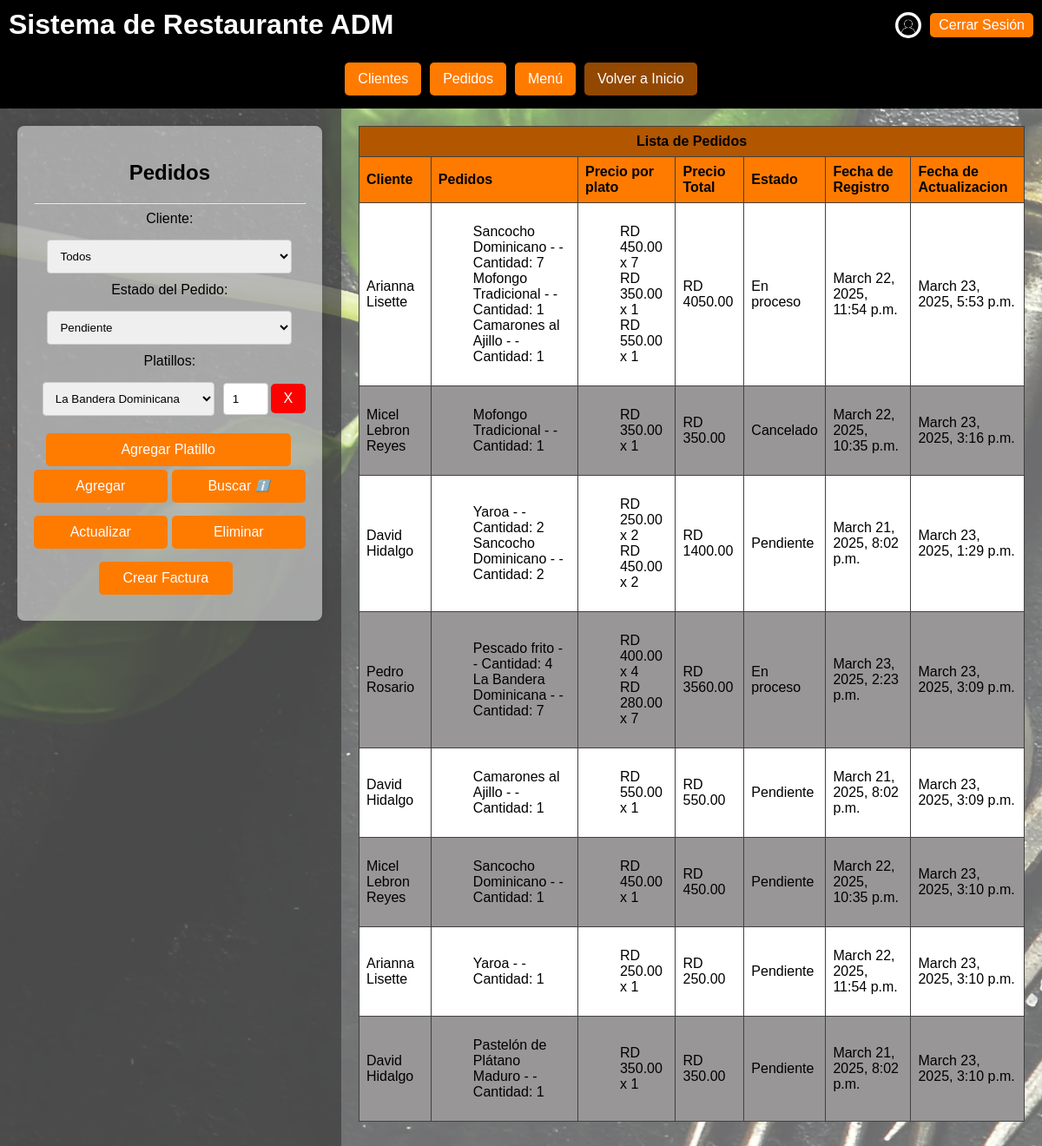
The page /home/orders/ (signed in) on the database its author committed.
### Web_Restaurante/models.py (models this page shows, shortened)
class Order(models.Model):
    ESTADO_CHOICES = [
        ('Pendiente', 'Pendiente'),
        ('En proceso', 'En proceso'),
        ('Listo', 'Listo'),
        ('Cancelado', 'Cancelado'),
    ]
    cliente = models.ForeignKey(Cliente, on_delete=models.CASCADE)
    platillos = models.ManyToManyField(Menu, through='OrderDetail')
    estado = models.CharField(max_length=20, choices=ESTADO_CHOICES)
    fecha_registro = models.DateTimeField(auto_now_add=True)  # Fecha y hora de creación
    fecha_actualizacion = models.DateTimeField(auto_now=True)  # Fecha y hora de actualización

class Cliente(models.Model):
    nombre = models.CharField(max_length=100)
    telefono = models.CharField(max_length=15)
    correo = models.EmailField()
    fecha_registro = models.DateTimeField(auto_now_add=True)  # Fecha y hora de creación

class OrderDetail(models.Model):
    order = models.ForeignKey(Order, on_delete=models.CASCADE)
    menu = models.ForeignKey(Menu, on_delete=models.CASCADE)
    cantidad = models.PositiveIntegerField()

class Menu(models.Model):
    nombre = models.CharField(max_length=100)
    descripcion = models.TextField()
    precio = models.DecimalField(max_digits=5, decimal_places=2)

### Web_Restaurante/views.py (the view)
# urls.py: path('home/orders/', views.order_view, name='orders'),
@login_required
@cache_control(no_cache=True, must_revalidate=True, no_store=True)
def order_view(request):
    buscar_form = BuscarOrderForm(request.GET)
    orders = Order.objects.all()
    order_form = OrderForm()
    order_detail_form = OrderDetailForm()
    for order in orders:
        total_precio = sum(detail.menu.precio * detail.cantidad for detail in order.orderdetail_set.all())
        order.total_precio = total_precio
    if request.method == 'POST':
        if 'actualizar' in request.POST:
            order_id = request.POST.get('order_id')
            if order_id:
                order = get_object_or_404(Order, pk=order_id)
                order_form = OrderForm(request.POST, instance=order)
                if order_form.is_valid():
                    order = order_form.save()
                    OrderDetail.objects.filter(order=order).delete()
                    for menu_id, cantidad in zip(request.POST.getlist('menu'), request.POST.getlist('cantidad')):
                        OrderDetail.objects.create(order=order, menu_id=menu_id, cantidad=cantidad)
                    return redirect('orders')
        elif 'eliminar' in request.POST:
            order_id = request.POST.get('order_id')
            if order_id:
                order = get_object_or_404(Order, pk=order_id)
                order.delete()
                return redirect('orders')
        elif 'buscar' in request.POST:
            cliente_id = request.POST.get('cliente')
            if cliente_id != 'todos':
                orders = orders.filter(cliente_id=cliente_id)
        else:
            order_form = OrderForm(request.POST)
            if order_form.is_valid():
                order = order_form.save()
                for menu_id, cantidad in zip(request.POST.getlist('menu'), request.POST.getlist('cantidad')):
                    OrderDetail.objects.create(order=order, menu_id=menu_id, cantidad=cantidad)
                return redirect('orders')
    else:
        order_form = OrderForm()
    if buscar_form.is_valid():
        cliente_id = buscar_form.cleaned_data['cliente']
        if cliente_id:
            orders = orders.filter(cliente_id=cliente_id)
    return render(request, 'orders.html', {'order_form': order_form, 'order_detail_form': order_detail_form, 'buscar_form': buscar_form, 'orders': orders, 'clientes': Cliente.objects.all(), 'menus': Menu.objects.all()})

### Web_Restaurante/forms.py
class OrderForm(forms.ModelForm):
    class Meta:
        model = Order
        fields = ['cliente', 'estado']

class OrderDetailForm(forms.ModelForm):
    class Meta:
        model = OrderDetail
        fields = ['menu', 'cantidad']

### Web_Restaurante/templates/orders.html (shortened to what this page needs)
{% extends "client.html" %}
{% load static %}
{% block sidebar_content %}
    <div class="orders-content">
        <h2>Pedidos</h2>
        <hr>
        <form method="post" id="order-form">
            <label for="order_cliente">Cliente:</label>
            <select name="cliente" id="order_cliente">
                <option value="todos">Todos</option>
            </select>
            <label for="order_estado">Estado del Pedido:</label>
            <select name="estado" id="order_estado">
                <option value="Pendiente">Pendiente</option>
            </select>
            <div id="order-details">
                <label for="order_platillo">Platillos:</label>
                <div id="order-platillos">
                    <div class="order-platillo">
                        <select name="menu" class="menu-select" id="order_the_menu">
                            {% for menu in menus %}
                                <option value="{{ menu.id }}">{{ menu.nombre }}</option>
                            {% endfor %}
                        </select>
                        <input type="number" name="cantidad" min="1" value="1" class="menu-cantidad">
                        <button type="button" class="remove-platillo">X</button>
                    </div>
                </div>
                <button type="button" id="add-platillo" class="btn-add-dish">Agregar Platillo</button>
            </div>
            <ul class="sidebar-btn-list">
                <li><button type="submit" class="btn-sidebar" name="agregar">Agregar</button></li>
                <li>
                    <button type="submit" class="btn-sidebar" name="buscar">
                        Buscar
                        <span class="tooltip">
                            <i class="info-icon">ℹ️</i>
                        </span>
                    </button>
                </li>
                <li><button type="submit" class="btn-sidebar" name="actualizar">Actualizar</button></li>
                <li><button type="submit" class="btn-sidebar" name="eliminar">Eliminar</button></li>
                <li><button type="button" class="btn_invoice" id="create-invoice">Crear Factura</button></li>
            </ul>
        </form>
    </div>
{% endblock %}
{% block table_content %}
    <table class="orders-table">
        <thead>
            <tr>
                <th colspan="10" style="text-align: center; background-color: #b25600;">Lista de Pedidos</th>
            </tr>
            <tr>
                <th>Cliente</th>
                <th>Pedidos</th>
                <th>Precio por plato</th>
                <th>Precio Total</th>
                <th>Estado</th>
                <th>Fecha de Registro</th>
                <th>Fecha de Actualizacion</th>
            </tr>
        </thead>
        <tbody>
            {% for order in orders %}
            <tr onclick="fillOrderForm('{{ order.id }}', '{{ order.cliente.id }}', '{{ order.estado }}', [{% for detail in order.orderdetail_set.all %}{ menu_id: '{{ detail.menu.id }}', menu_nombre: '{{ detail.menu.nombre }}', cantidad: '{{ detail.cantidad }}' }{% if not forloop.last %},{% endif %}{% endfor %}])">
                <td>{{ order.cliente.nombre }}</td>
                <td>
                    <ul class="non-vignette">
                        {% for detail in order.orderdetail_set.all %}
                            <li>{{ detail.menu.nombre }} - - Cantidad: {{ detail.cantidad }}</li>
                        {% endfor %}
                    </ul>
                </td>
                <td>
                    <ul class="non-vignette">
                        {% for detail in order.orderdetail_set.all %}
                            <li>RD {{ detail.menu.precio }} x {{ detail.cantidad }}</li>
                        {% endfor %}
                    </ul>
                </td>
                <td>RD {{ order.total_precio }}</td>
                <td>{{ order.estado }}</td>
                <td>{{ order.cliente.fecha_registro }}</td>
                <td>{{ order.fecha_actualizacion }}</td>
            </tr>
            {% endfor %}
        </tbody>
    </table>
{% endblock %}

### Web_Restaurante/templates/client.html (shortened to what this page needs)
{% extends 'home.html' %}
{% load static %}
{% block btn-header-content %}<a href="{% url 'home' %}" class="btn-inicio">Volver a Inicio</a>{% endblock %}
{% block content %}
    <div class="sidebar">
        <div class="form-container">
            {% block sidebar_content %}{% endblock %}
        </div>
    </div>
    <div class="content">
        {% block table_content %}{% endblock %}
    </div>
{% endblock %}

### Web_Restaurante/templates/home.html (shortened to what this page needs)
<!DOCTYPE html>
<html lang="es">
<head>
   {% load static %}
   <link rel="stylesheet" href="{% static 'css/base_style.css' %}?v=1.1">
   <link rel="stylesheet" href="{% static 'css/sidebar_style.css' %}?v=1.1">
</head>
<body>
    <div class="header">
        <h1>Sistema de Restaurante ADM</h1>
        <div class="user-info">
            <img src="{% static 'images/icon_perfil.webp' %}" alt="User">
            <a href="{% url 'logout' %}" class="btn-logout">Cerrar Sesión</a>
        </div>
    </div>
    <div class="header-buttons">
        <a href="{% url 'client' %}" class="btn">Clientes</a>
        <a href="{% url 'orders' %}" class="btn">Pedidos</a>
        <a href="{% url 'menu' %}" class="btn">Menú</a>
        {% block btn-header-content %}
        {% endblock %}
    </div>
    <div class="container">
        {% block content %}{% endblock %}
    </div>
</body>
</html>

### Web_Restaurante/static/css/base_style.css (style rules this page uses)
body { margin: 0; font-family: sans-serif; background-image: url('../images/background.webp'); background-size: auto; background-color: #000000; background-repeat: no-repeat; height: 100vh; }
.header { background-color: #000000; color: white; padding: 10px; display: flex; justify-content: space-between; align-items: center; text-align: center; }
.header h1 { margin: 0; cursor: default; }
.header-buttons { background-color: #000000; display: flex; justify-content: center; align-items: center; padding: 10px; }
.btn { background-color: #ff7b00; color: white; padding: 10px 15px; margin: 5px; border-radius: 5px; text-decoration: none; font-size: 16px; cursor: pointer; }
.btn-inicio { background-color: #934802; color: white; padding: 10px 15px; margin: 5px; border-radius: 5px; text-decoration: none; font-size: 16px; cursor: pointer; display: flex; align-items: center; }
.user-info { display: flex; align-items: center; }
.user-info img { width: 30px; height: 30px; border-radius: 50%; margin-right: 10px; }
.btn-logout { background-color: #ff7b00; color: white; padding: 5px 10px; border-radius: 5px; border: none; cursor: pointer; text-decoration: none; }
.container { display: flex; height: calc(100vh - 160px); }

### rows shown on the page
Order: cliente.nombre "Arianna Lisette", total_precio "4050.00", estado "En proceso", cliente.fecha_registro "March 22, 2025, 11:54 p.m.", fecha_actualizacion "March 23, 2025, 5:53 p.m."
OrderDetail: menu.nombre "Sancocho Dominicano", cantidad "7", menu.precio "450.00"
OrderDetail: menu.nombre "Mofongo Tradicional", cantidad "1", menu.precio "350.00"
OrderDetail: menu.nombre "Camarones al Ajillo", cantidad "1", menu.precio "550.00"
Order: cliente.nombre "Micel Lebron Reyes", total_precio "350.00", estado "Cancelado", cliente.fecha_registro "March 22, 2025, 10:35 p.m.", fecha_actualizacion "March 23, 2025, 3:16 p.m."
OrderDetail: menu.nombre "Mofongo Tradicional", cantidad "1", menu.precio "350.00"
Order: cliente.nombre "David Hidalgo", total_precio "1400.00", estado "Pendiente", cliente.fecha_registro "March 21, 2025, 8:02 p.m.", fecha_actualizacion "March 23, 2025, 1:29 p.m."
OrderDetail: menu.nombre "Yaroa", cantidad "2", menu.precio "250.00"
OrderDetail: menu.nombre "Sancocho Dominicano", cantidad "2", menu.precio "450.00"
Order: cliente.nombre "Pedro Rosario", total_precio "3560.00", estado "En proceso", cliente.fecha_registro "March 23, 2025, 2:23 p.m.", fecha_actualizacion "March 23, 2025, 3:09 p.m."
OrderDetail: menu.nombre "Pescado frito", cantidad "4", menu.precio "400.00"
OrderDetail: menu.nombre "La Bandera Dominicana", cantidad "7", menu.precio "280.00"
Order: cliente.nombre "David Hidalgo", total_precio "550.00", estado "Pendiente", cliente.fecha_registro "March 21, 2025, 8:02 p.m.", fecha_actualizacion "March 23, 2025, 3:09 p.m."
OrderDetail: menu.nombre "Camarones al Ajillo", cantidad "1", menu.precio "550.00"
Order: cliente.nombre "Micel Lebron Reyes", total_precio "450.00", estado "Pendiente", cliente.fecha_registro "March 22, 2025, 10:35 p.m.", fecha_actualizacion "March 23, 2025, 3:10 p.m."
OrderDetail: menu.nombre "Sancocho Dominicano", cantidad "1", menu.precio "450.00"
Order: cliente.nombre "Arianna Lisette", total_precio "250.00", estado "Pendiente", cliente.fecha_registro "March 22, 2025, 11:54 p.m.", fecha_actualizacion "March 23, 2025, 3:10 p.m."
OrderDetail: menu.nombre "Yaroa", cantidad "1", menu.precio "250.00"
Order: cliente.nombre "David Hidalgo", total_precio "350.00", estado "Pendiente", cliente.fecha_registro "March 21, 2025, 8:02 p.m.", fecha_actualizacion "March 23, 2025, 3:10 p.m."
OrderDetail: menu.nombre "Pastelón de Plátano Maduro", cantidad "1", menu.precio "350.00"

### other values the page prints
form field menu "La Bandera Dominicana"
